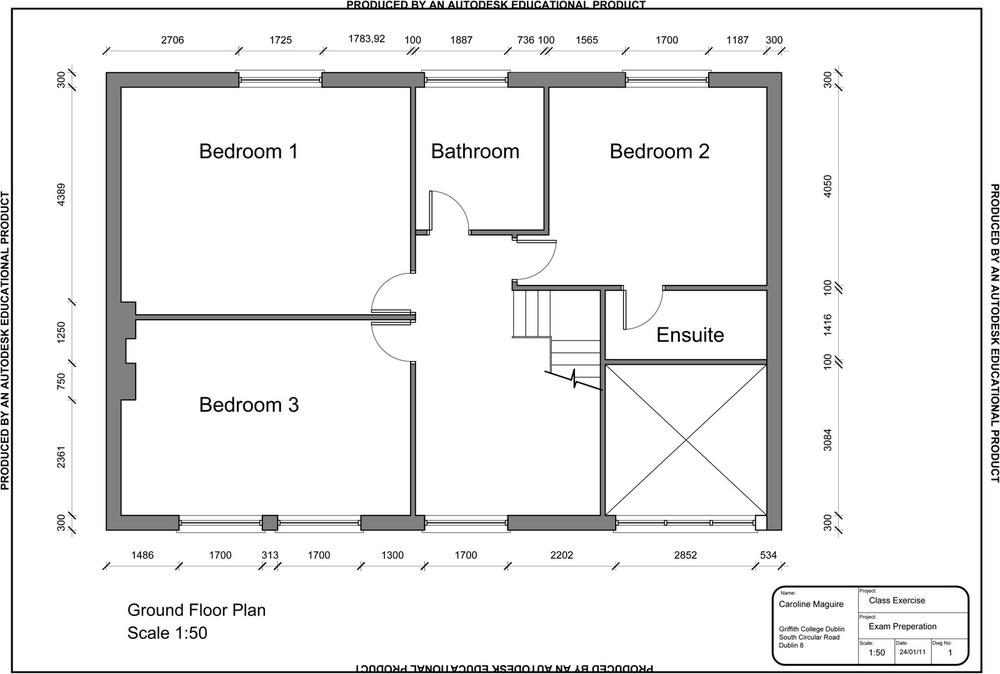
#> input picture OPENCV/Photos/blueprint3.jpg, 1000 x 674 px, shrunk from 1600 x 1079 before the run, found by its file name
$ python chapter1.1.py
#> lines starting #> are read from the running program, lines starting #| are printed output that depends on the picture; after the words box and inside, x2 and y2 are one past the last pixel; in counts of white or black regions, pixels touching at a corner belong together
import cv2 as cv
import numpy as np

# Load the image
image_path = "/Users/imashiariyasinghe/Documents/GitHub/3Dimension/OPENCV/Photos/blueprint3.jpg"
image = cv.imread(image_path)
#> image is the input picture: shape (674, 1000, 3); min 0, max 255, mean 238.9

if image is None:
    print("Error: Could not load image.")
    exit()

# Preprocessing
gray = cv.cvtColor(image, cv.COLOR_BGR2GRAY)
# Use a smaller kernel for more detail preservation
blurred = cv.GaussianBlur(gray, (5, 5), 0)
# Lower threshold values to detect more edges
edges = cv.Canny(blurred, 30, 120)
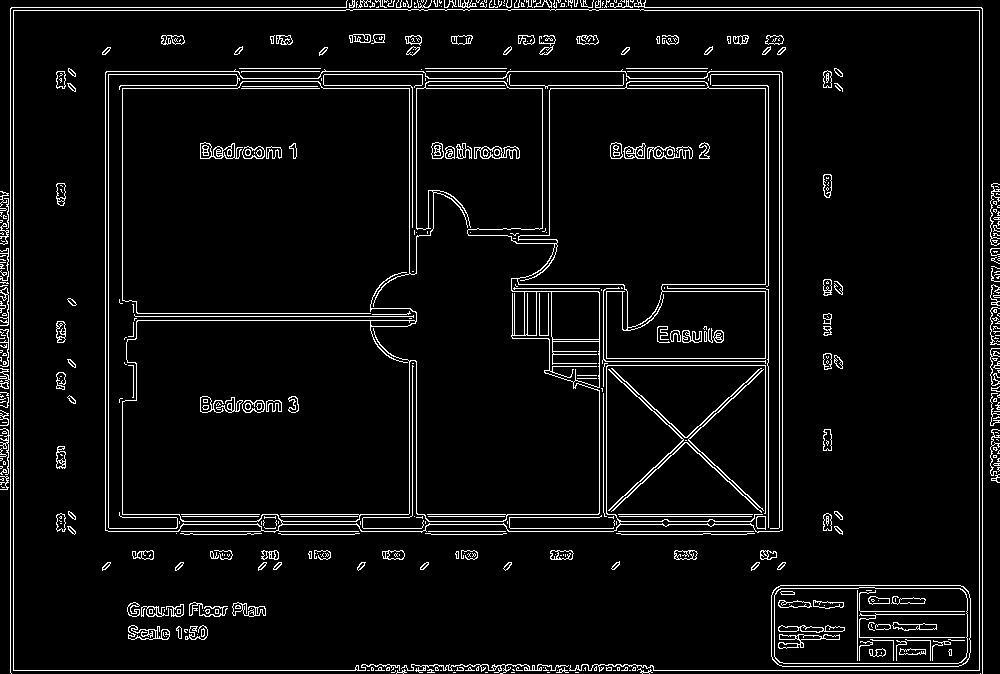
#> edges: shape (674, 1000); 5.4% white in thin lines or dots

# Detect contours
contours, _ = cv.findContours(edges, cv.RETR_LIST, cv.CHAIN_APPROX_SIMPLE)
#> contours = 833 contours, 568 with area under 20; largest, box (x1, y1, x2, y2) and area: (105, 69, 783, 533) 307118, (105, 71, 783, 533) 246821, (517, 87, 766, 328) 43906, (771, 585, 971, 667) 15958, (771, 585, 971, 667) 15938

# Create visualization image
contour_image = image.copy()
cv.drawContours(contour_image, contours, -1, (0, 255, 0), 1)
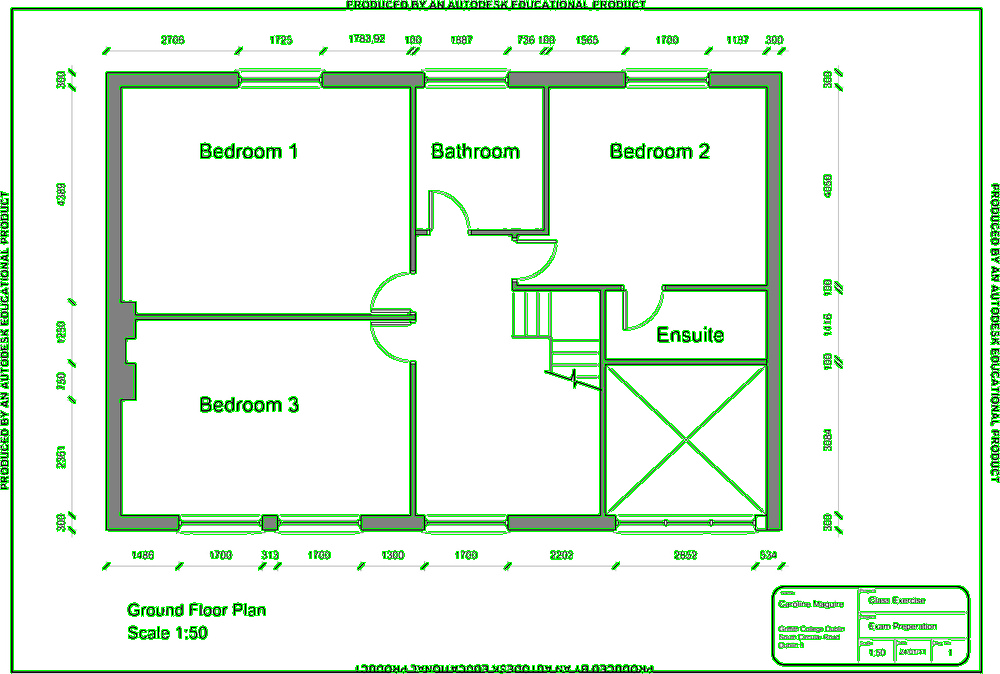
#> contour_image: shape (674, 1000, 3); 5.37% of pixels changed, all inside (x1, y1, x2, y2) = (0, 0, 1000, 674)

# Improved Hough Line Transform parameters
lines = cv.HoughLinesP(
    edges,
    rho=1,              # Distance resolution in pixels
    theta=np.pi/180,    # Angle resolution in radians
    threshold=20,       # Lower threshold to detect more lines
    minLineLength=5,    # Reduced to detect shorter lines
    maxLineGap=10       # Gap between line segments to consider them as a single line
)
#> lines = 596 rows, first 6: [10, 670, 982, 670], [979, 669, 979, 7], [10, 672, 10, 8], [106, 71, 781, 71], [108, 531, 779, 531], [105, 88, 782, 88]

if lines is not None:
    for line in lines:
        x1, y1, x2, y2 = line[0]
        cv.line(contour_image, (x1, y1), (x2, y2), (0, 0, 255), 1)  # Thinner line visualization
#> this loop made 596 passes
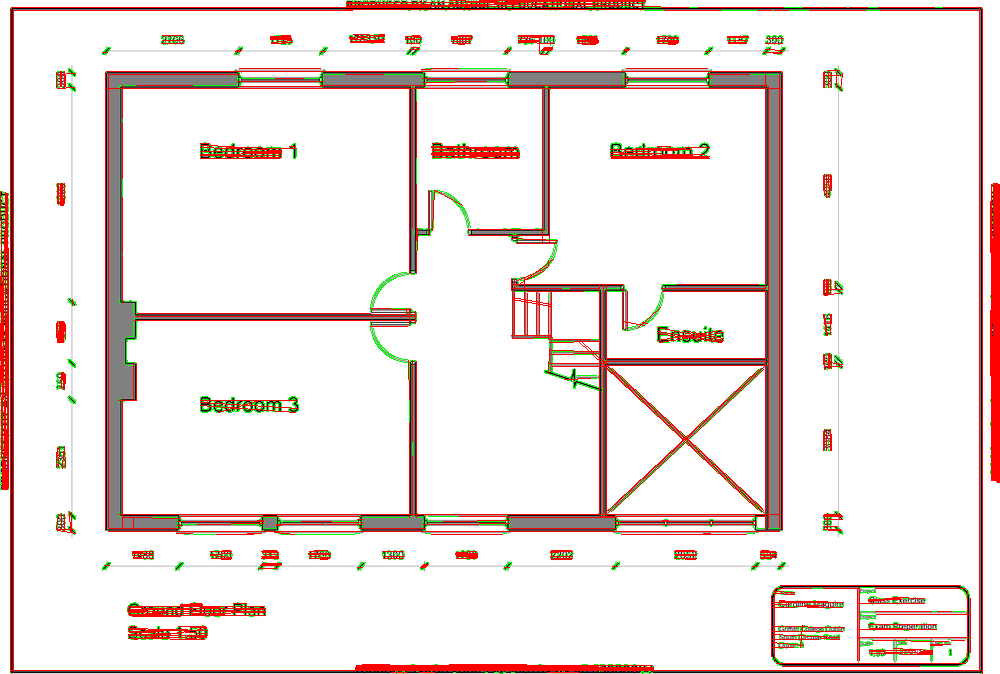
#> contour_image: shape (674, 1000, 3); 5.88% of pixels changed, all inside (x1, y1, x2, y2) = (0, 0, 1000, 674)

# Create a comparison view
edge_image = cv.cvtColor(edges, cv.COLOR_GRAY2BGR)
#> edge_image: shape (674, 1000, 3); 5.4% white in thin lines or dots
comparison = np.hstack((image, contour_image, edge_image))
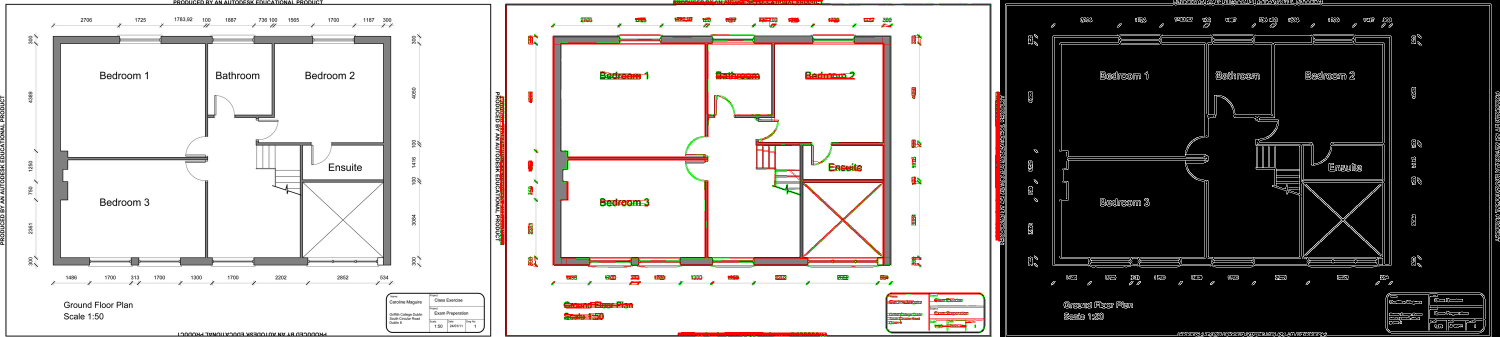
#> comparison: shape (674, 3000, 3) (shown at 1/2 size); mean B, G, R 159.2, 160.3, 164.2
cv.imshow("Original | Detected Lines | Edges", comparison)
cv.waitKey(0)
cv.destroyAllWindows()

$ run again, with OPENCV/Photos/blueprint2.jpg copied over OPENCV/Photos/blueprint3.jpg
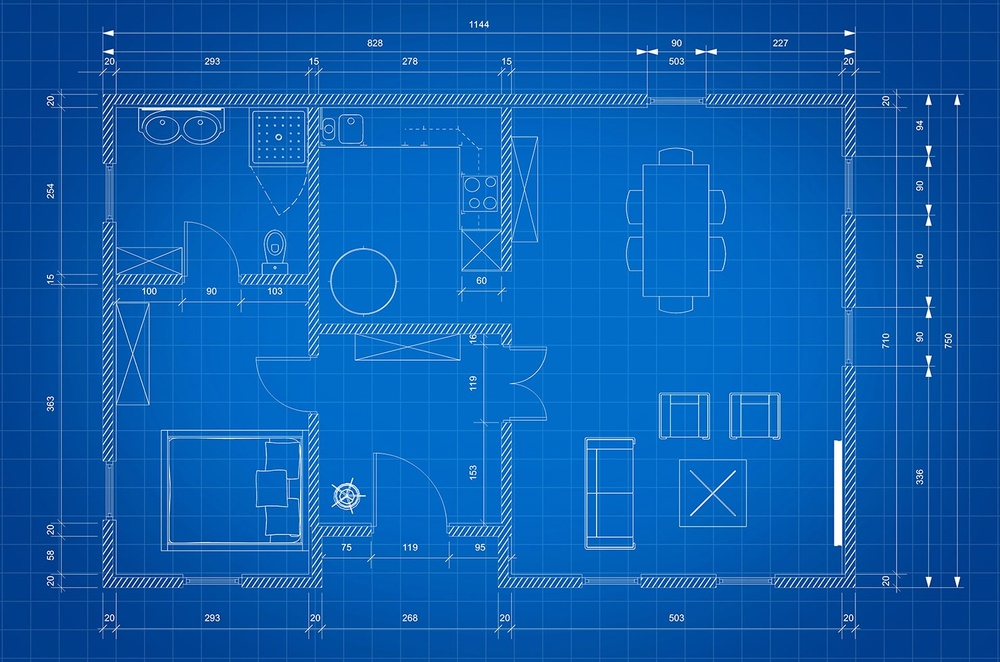
#> input picture OPENCV/Photos/blueprint2.jpg, 1000 x 662 px, shrunk from 1480 x 980 before the run, found by its file name
#> image is the input picture: shape (662, 1000, 3); mean B, G, R 176, 93.9, 11.8
#> `edges = cv.Canny(blurred, 30, 120)`:
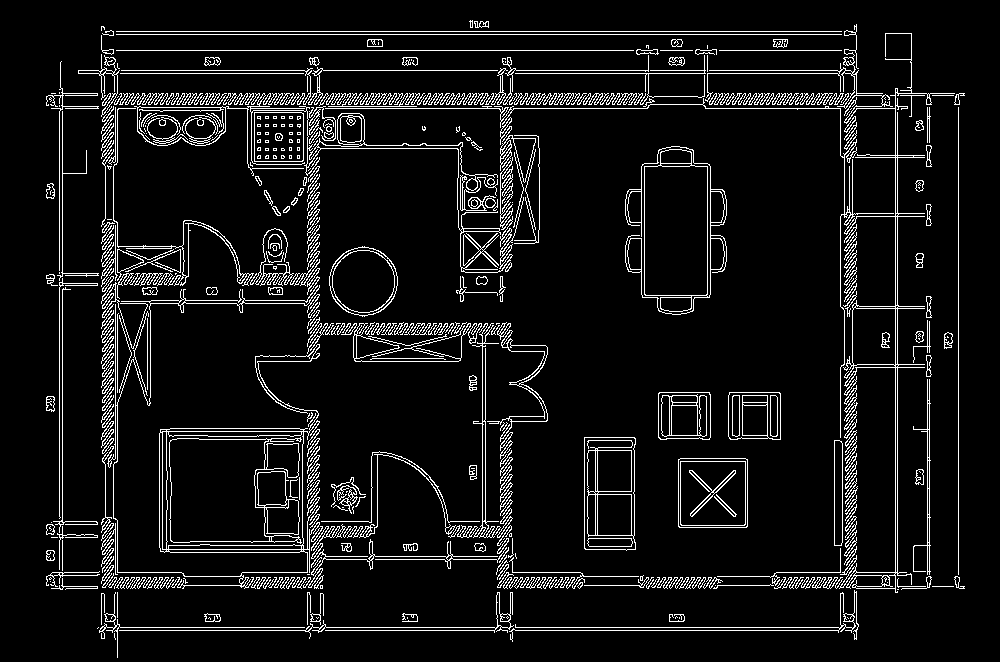
#> edges: shape (662, 1000); 7.6% white in thin lines or dots, all inside (x1, y1, x2, y2) = (46, 20, 965, 658)
#> contours = 1245 contours, 537 with area under 20; largest, box (x1, y1, x2, y2) and area: (107, 285, 320, 589) 18080, (166, 431, 304, 550) 14906, (169, 437, 302, 544) 12280, (625, 146, 727, 315) 10791, (169, 438, 270, 543) 9328
#> lines = 973 rows, first 6: [105, 31, 856, 31], [103, 34, 855, 34], [78, 70, 858, 70], [895, 93, 964, 93], [102, 50, 855, 50], [705, 108, 911, 108]
#> the loop `for line in lines:` made 973 passes
#> `comparison = np.hstack((image, contour_image, edge_image))`:
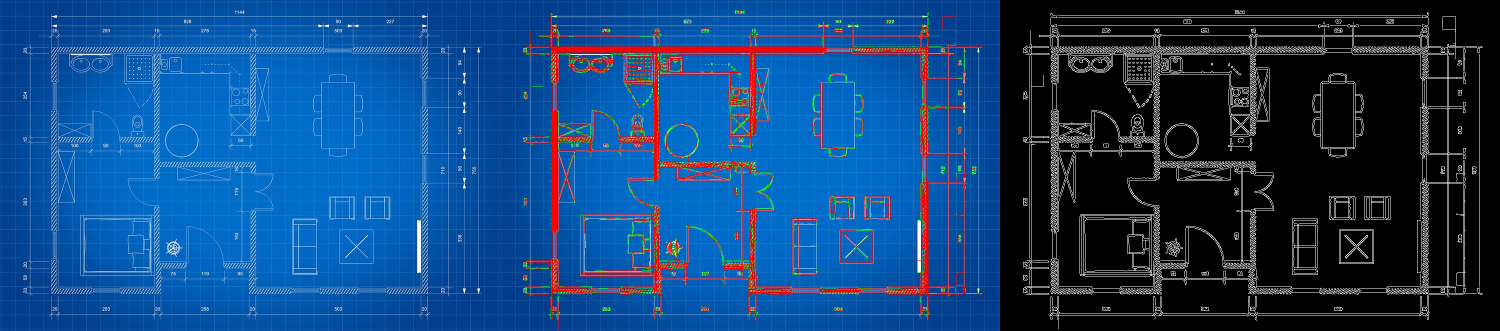
#> comparison: shape (662, 3000, 3) (shown at 1/2 size); mean B, G, R 117.4, 66.8, 20.5

$ run again, with OPENCV/Photos/blueprint4.jpg copied over OPENCV/Photos/blueprint3.jpg
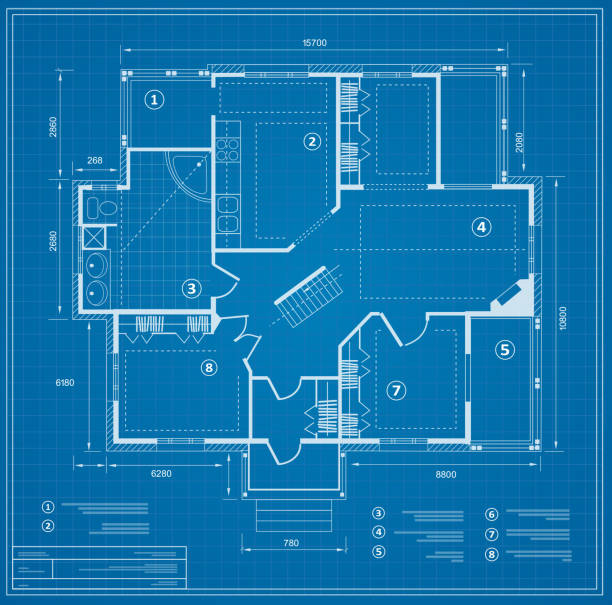
#> input picture OPENCV/Photos/blueprint4.jpg, 612 x 605 px, found by its file name
#> image is the input picture: shape (605, 612, 3); mean B, G, R 175.3, 119, 19.9
#> `edges = cv.Canny(blurred, 30, 120)`:
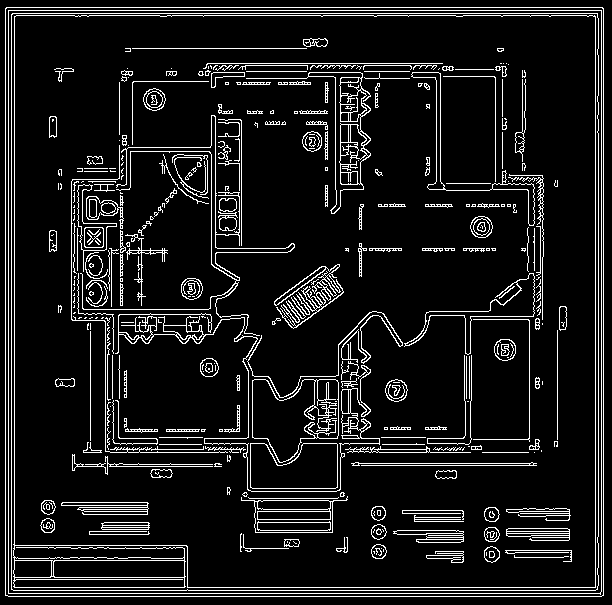
#> edges: shape (605, 612); 9.7% white in thin lines or dots
#> contours = 827 contours, 587 with area under 20; largest, box (x1, y1, x2, y2) and area: (5, 7, 604, 597) 352217, (5, 7, 604, 597) 352213, (8, 10, 602, 595) 345718, (8, 10, 602, 594) 345716, (11, 13, 599, 591) 338654
#> lines = 742 rows, first 6: [5, 10, 603, 10], [5, 593, 603, 593], [14, 596, 14, 7], [5, 15, 603, 15], [6, 7, 602, 7], [603, 595, 603, 8]
#> the loop `for line in lines:` made 742 passes
#> edge_image: shape (605, 612, 3); 9.7% white in thin lines or dots
#> `comparison = np.hstack((image, contour_image, edge_image))`:
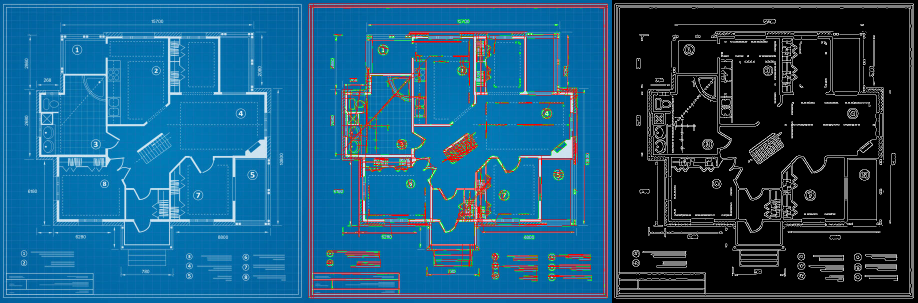
#> comparison: shape (605, 1836, 3) (shown at 1/2 size); mean B, G, R 117.8, 84.4, 27.9
